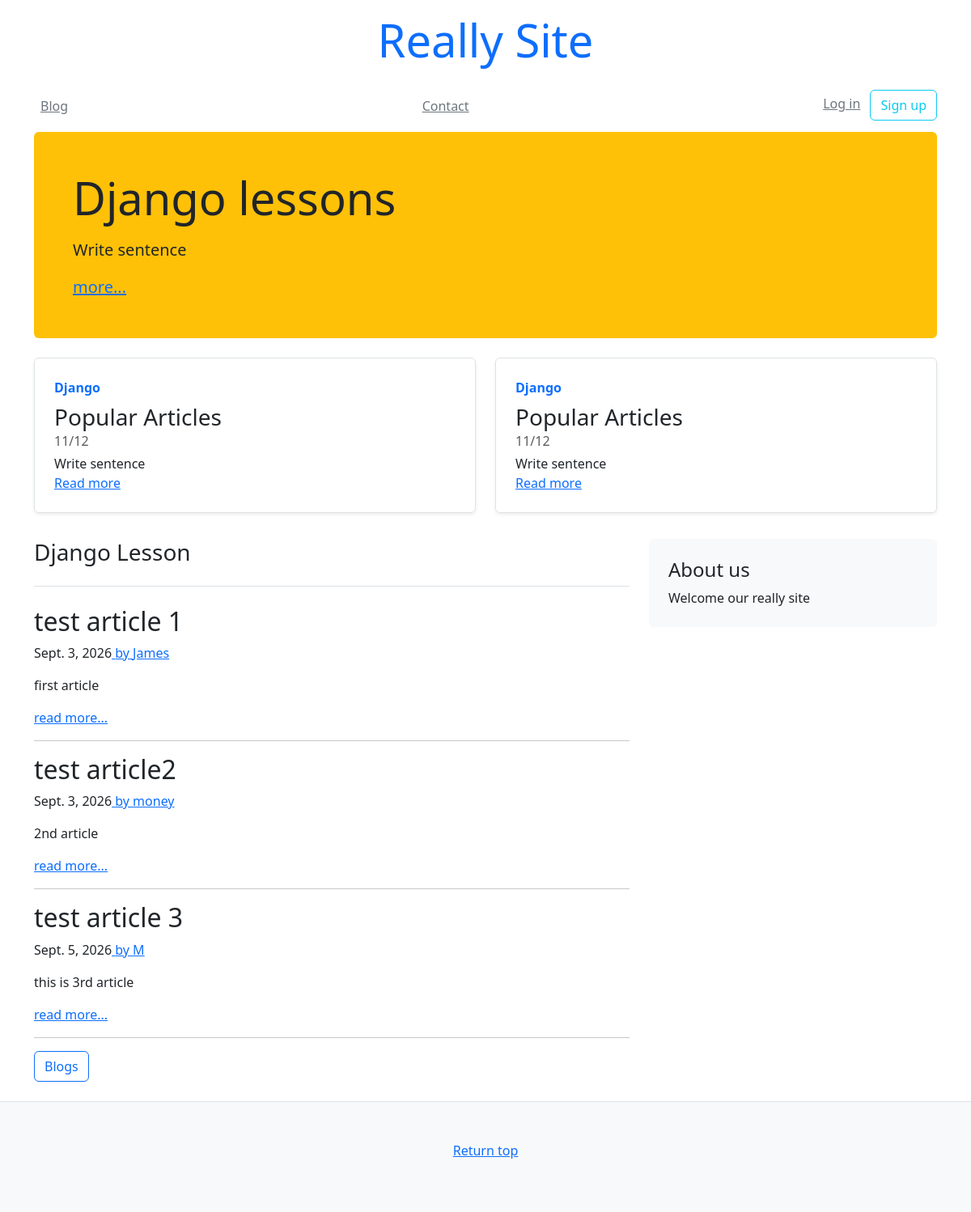
The page / on the database its author committed.
### blog/models.py (models this page shows)
class Article(models.Model):
    title = models.CharField(default="", max_length=63)
    text = models.TextField(default="")
    author = models.CharField(default="", max_length=63)
    created_at = models.DateField(auto_now_add=True)
    updated_at = models.DateField(auto_now=True)

### mysite/views.py (the view)
# urls.py: path('', views.index)
def index(request):
    objs = Article.objects.all()[:3]
    context = {
        "title": "Really site",
        "articles": objs,
    }
    return render(request, "mysite/index.html", context)

### templates/mysite/index.html
{% extends 'mysite/base.html' %}
{% block content %}
    <div class="container">
        <div class="p-4 p-md-5 mb-4 rounded bg-warning">
            <div class="col-md-6 px-0">
                <h1 class="display-4 font-italic">Django lessons</h1>
                <p class="lead my-3">Write sentence</p>
                <p class="lead mb-0"><a class="font-weight-bold" href="#">more...</a></p>
            </div>
        </div>
        <div class="row mb-2">
            <div class="col-md-6">
                <div class="row g-0 border rounded overflow-hidden flex-md-row mb-4 shadow-sm h-md-250 position-relative">
                    <div class="col p-4 d-flex flex-column position-static">
                        <strong class="d-inline-block mb-2 text-primary">Django</strong>
                        <h3 class="mb-0">Popular Articles</h3>
                        <div class="mb-1 text-muted">11/12</div>
                        <p class="card-text mb-auto">Write sentence</p>
                        <a href="#" class="stretched-link">Read more</a>
                    </div>
                </div>
            </div>
            <div class="col-md-6">
                <div class="row g-0 border rounded overflow-hidden flex-md-row mb-4 shadow-sm h-md-250 position-relative">
                    <div class="col p-4 d-flex flex-column position-static">
                        <strong class="d-inline-block mb-2 text-primary">Django</strong>
                        <h3 class="mb-0">Popular Articles</h3>
                        <div class="mb-1 text-muted">11/12</div>
                        <p class="card-text mb-auto">Write sentence</p>
                        <a href="#" class="streched-link">Read more</a>
                    </div>
                </div>
            </div>
        </div>
    </div>
    <main class="container">
        <div class="row">
            <div class="col-md-8">
                <h3 class="pb-4 mb-4 font-italic border-bottom">Django Lesson</h3>
                {% for obj in articles %}
                <div class="blog-post">
                    <h2 class="blog-post-title">{{ obj.title }}</h2>
                    <p class="blog-post-meta">{{ obj.created_at }}<a href="#"> by {{ obj.author }}</a></p>
                    <p>{{ obj.text }}</p>
                    <a href="/blog/{{ obj.id }}" class="">read more...</a>
                    <hr>
                </div>
                {% endfor %}
                <nav class="blog-pagination">
                    <a class="btn btn-outline-primary" href="/blog/">Blogs</a>
                </nav>
            </div>
            {% include 'mysite/snippets/sidebar.html' %}
        </div>
    </main>
{% endblock content %}

### rows shown on the page
Article: title "test article 1", created_at "Sept. 3, 2026", author "James", text "first article"
Article: title "test article2", created_at "Sept. 3, 2026", author "money", text "2nd article"
Article: title "test article 3", created_at "Sept. 5, 2026", author "M", text "this is 3rd article"
